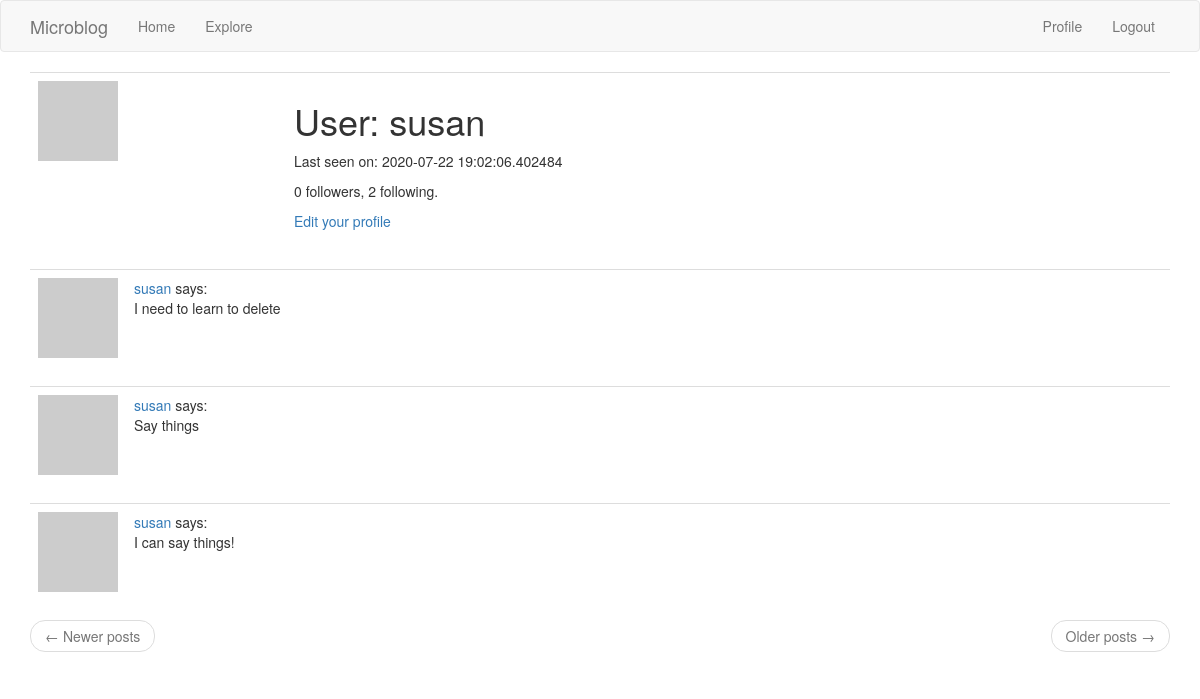
Before: /user/susan (signed in) with the older database file.
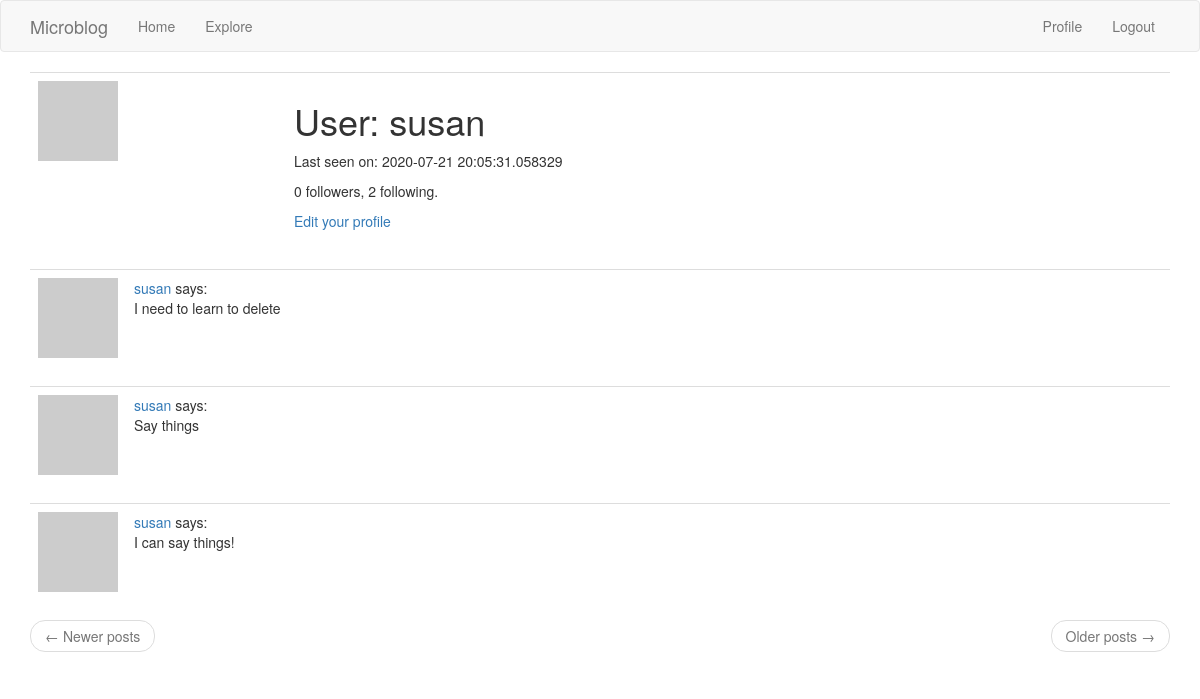
After: the same page with the newer database file.
### app/models.py (models this page shows, shortened)
class User(UserMixin, db.Model):
    id = db.Column(db.Integer, primary_key =True)
    username = db.Column(db.String(64), index=True, unique=True)
    email = db.Column(db.String(120), index=True, unique=True)
    password_hash = db.Column(db.String(128))
    posts = db.relationship('Post', backref='author', lazy='dynamic')
    def avatar(self, size):
        digest = md5(self.email.lower().encode('utf-8')).hexdigest()
        return 'https://www.gravatar.com/avatar/{}?d=identicon&s={}'.format(
            digest, size)
    about_me = db.Column(db.String(140))
    last_seen = db.Column(db.DateTime, default=datetime.utcnow)
    followed = db.relationship(
        'User', secondary=followers,
        primaryjoin=(followers.c.follower_id == id),
        secondaryjoin=(followers.c.followed_id == id),
        backref=db.backref('followers', lazy='dynamic'), lazy='dynamic')

### app/routes.py (the view)
@app.route('/user/<username>')
@login_required
def user(username):
    user = User.query.filter_by(username=username).first_or_404()
    page = request.args.get('page', 1, type=int)
    posts = user.posts.order_by(Post.timestamp.desc()).paginate(
        page, app.config['POSTS_PER_PAGE'], False)
    next_url = url_for('index', page=posts.next_num) \
        if posts.has_next else None
    prev_url = url_for('index', page=posts.prev_num) \
        if posts.has_prev else None
    form = EmptyForm()
    return render_template('user.html', user=user, posts=posts.items,
                            next_url=next_url, prev_url=prev_url, form=form)

### app/models.py (called while the page is built)
@login.user_loader
def load_user(id):
    return User.query.get(int(id))

### app/routes.py (called while the page is built)
@app.before_request
def before_request():
    if current_user.is_authenticated:
        current_user.last_seen = datetime.utcnow()
        db.session.commit()

### app/templates/user.html (shortened to what this page needs)
{% extends "base.html" %}
{% block app_content %}
    <table class="table table-hover">
        <tr>
            <td width="256px"><img src="{{ user.avatar(256) }}"></td>
            <td>
                <h1>User: {{ user.username }}</h1>
                {% if user.last_seen %}<p>Last seen on: {{ user.last_seen }}</p>{% endif %}
                <p>{{ user.followers.count() }} followers, {{ user.followed.count() }} following.</p>
                {% if user == current_user %}
                <p><a href="{{ url_for('edit_profile') }}">Edit your profile</a></p>
                {% endif %}
            </td>
        </tr>
    </table>
    {% for post in posts %}
        {% include '_post.html' %}
    {% endfor %}
    <nav aria-label="...">
        <ul class="pager">
            <li class="previous{% if not prev_url %} disabled{% endif %}">
                <a href="{{ prev_url or '#' }}">
                    <span aria-hidden="true">&larr;</span> Newer posts
                </a>
            </li>
            <li class="next{% if not next_url %} disabled{% endif %}">
                <a href="{{ next_url or '#' }}">
                    Older posts <span aria-hidden="true">&rarr;</span>
                </a>
            </li>
        </ul>
    </nav>
{% endblock %}

Changed rows visible on the page:
changed User "susan": last_seen "2020-07-22 19:02:06.402484" → "2020-07-21 20:05:31.058329"
